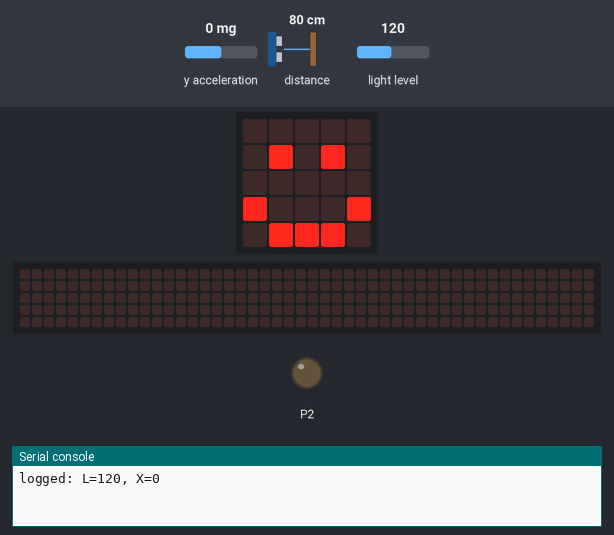
Simulated run of this program. Board: BBC micro:bit (MakeCode). On the bench: the board's 5×5 LED display, a strip that is not on the board, showing the scrolling text unrolled, output pins drawn as LEDs (lit = HIGH), the last lines printed to the serial console. Inputs (shaded band) come from the test bench; at power-on: distance to the obstacle 80 cm, y acceleration 0 mg, light level 120. The 48×5 strip is a reading aid, not a part: it shows the text the display is scrolling, unrolled, one strip-width of it at a time; data-log rows are listed on the console.

Above: at 0.7 s.
1.9 s: distance to the obstacle set to 24 cm
At 8.68 s:
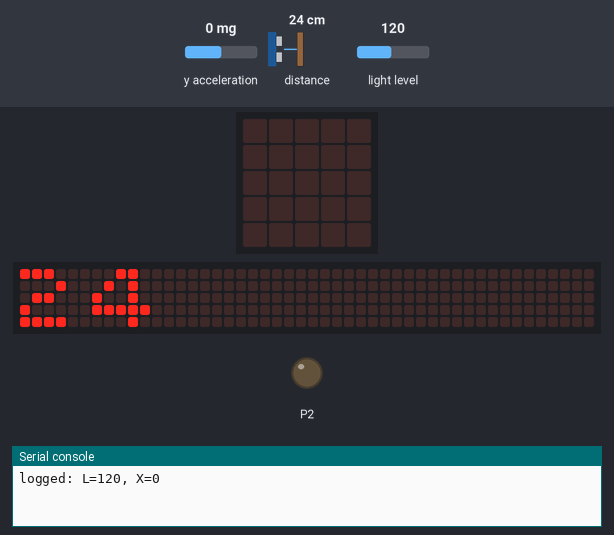
9.9 s: distance to the obstacle set to 20 cm
At 23.3 s:
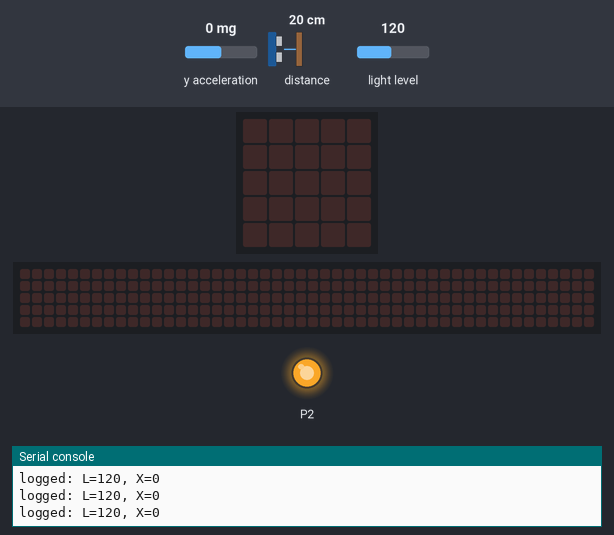
23.5 s: distance to the obstacle set to 2 cm
At 30.4 s:
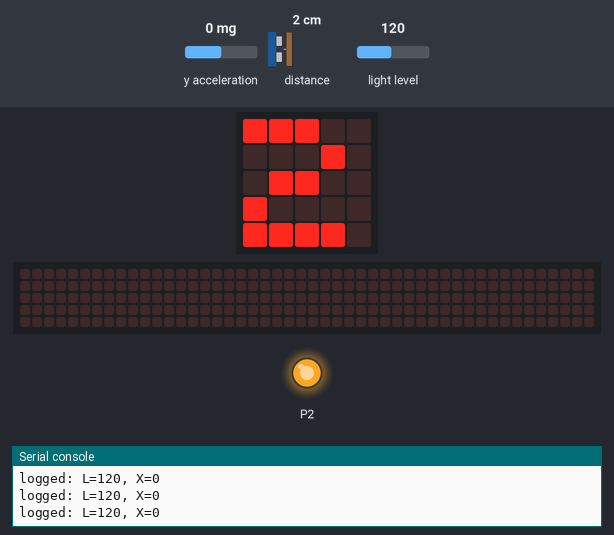
31.5 s: distance to the obstacle set to 9 cm
At 39.3 s:
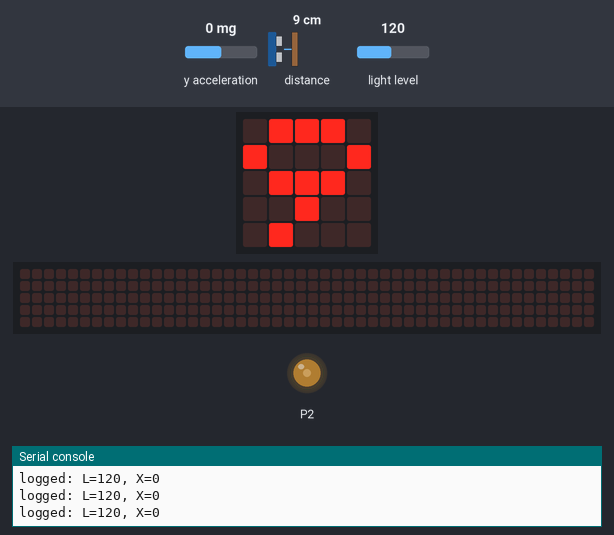
39.5 s: distance to the obstacle set to 18 cm
At 50.15 s:
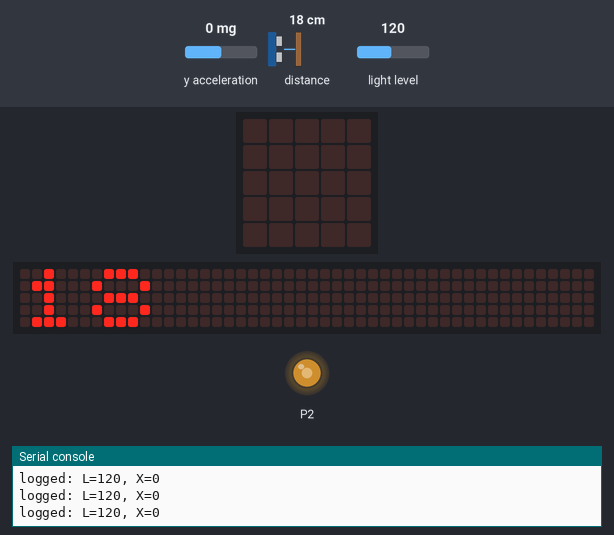
Timing chart, 0 to 51.8 s (numbered marks = the images above; inputs shaded):
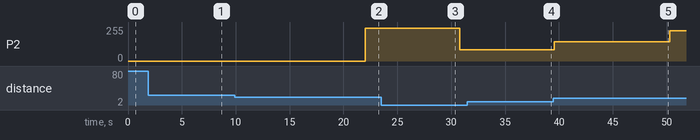

The program:

main.ts
```typescript
let abstand = 0
let n = 0
basic.showIcon(IconNames.Yes)
datalogger.setColumnTitles(
"L",
"X"
)
basic.forever(function () {
    datalogger.log(
    datalogger.createCV("L", input.lightLevel()),
    datalogger.createCV("X", input.acceleration(Dimension.Y))
    )
    basic.showIcon(IconNames.Happy)
    basic.clearScreen()
    basic.pause(2000)
    basic.showString("SOLAR")
    n += 1
    abstand = sonar.ping(
    DigitalPin.P0,
    DigitalPin.P1,
    PingUnit.Centimeters
    )
    basic.showNumber(abstand)
    pins.analogWritePin(AnalogPin.P2, Math.map(abstand, 1, 15, 300, 800))
})
```

test.ts
```typescript
// Hier kann man Tests durchführen; diese Datei wird nicht kompiliert, wenn dieses Paket als Erweiterung verwendet wird.
```

Measured:
- the behaviour switches between 22 and 21 cm on distance to the obstacle (found by bisection; images 1 and 2)
- after the input at 9.9 s, P2: 0/255 → 244/255 after 12.1 s
- after the input at 23.5 s, P2: 244/255 → 84/255 after 7.3 s; the display: first differs from a run without the input after 6.6 s (image 3)
- after the input at 39.5 s, the display: first differs from a run without the input after 8.1 s (image 5)
- what the display in image 0 shows lasts 0.6 s, from 0.6 s to 1.2 s
- what the display in image 3 shows lasts 0.7 s, from 30.1 s to 30.8 s
